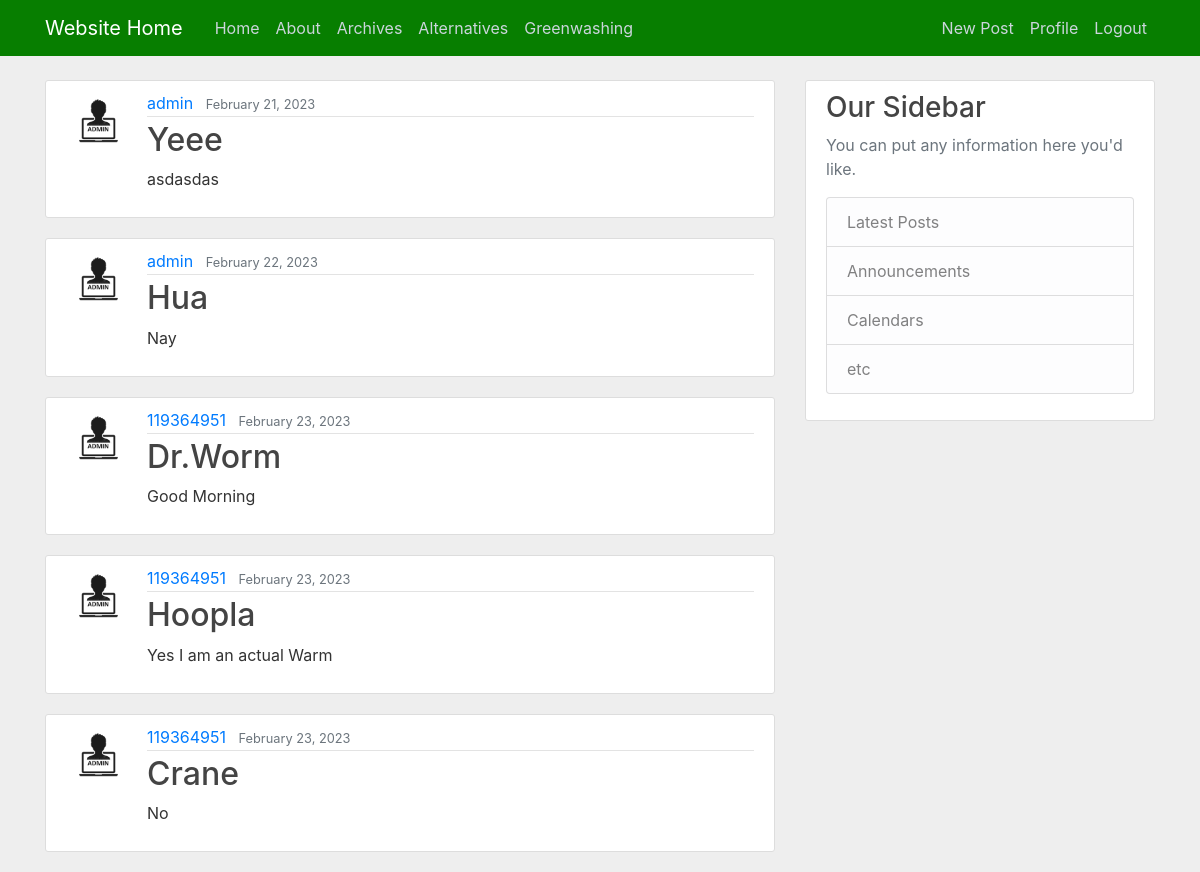
Page /greenwashing/ (signed in) on the committed database.
### website/models.py (models this page shows)
class GreenPosts(models.Model):
    title = models.CharField(max_length=100)
    content = models.TextField()
    date_posted = models.DateTimeField(default=timezone.now)
    author = models.ForeignKey(User, on_delete=models.CASCADE)

### users/models.py (models this page shows, shortened)
class Profile(models.Model):
    user = models.OneToOneField(User, on_delete=models.CASCADE)
    image = models.ImageField(default='default.jpg', upload_to='profile_pics')

### website/views.py (the view)
# urls.py: path('greenwashing/', GreenPostListView.as_view(), name='website-greenwashing'),
class GreenPostListView(ListView):
    model = GreenPosts
    template_name = 'website/greenwashing.html' #<app>/<model>_<viewtype>.html
    context_object_name = 'greenposts'
    ordering = ['date_posted']
    paginate_by = 5

### website/templates/website/greenwashing.html (shortened to what this page needs)
{% extends "website/base.html" %}
{% block content %}
    {% for greenposts in greenposts %}
    <article class="media content-section">
       <img class="rounded-circle article-img" src="{{ greenposts.author.profile.image.url }}">
    <div class="media-body">
        <div class="article-metadata">
        <a class="mr-2" href="{% url 'greenuser-posts' greenposts.author.username %}">{{ greenposts.author }}</a>
        <small class="text-muted">{{ greenposts.date_posted|date:"F d, Y" }}</small>
        </div>
        <h2><a class="article-title" href="{% url 'greenpost-detail' greenposts.id %}">{{ greenposts.title }}</a></h2>
        <p class="article-content">{{ greenposts.content }}</p>
    </div>
    </article>
    {% endfor %}
{% endblock content %}

### website/static/website/main.css (style rules this page uses)
body { background: #eeeeee; color: #333333; margin-top: 5rem; }
h1, h2, h3, h4, h5, h6 { color: #444444; }
.content-section { background: #ffffff; padding: 10px 20px; border: 1px solid #dddddd; border-radius: 3px; margin-bottom: 20px; }
.article-title { color: #444444; }
.article-content { white-space: pre-line; }
.article-img { height: 65px; width: 65px; margin-right: 16px; }
.article-metadata { padding-bottom: 1px; margin-bottom: 4px; border-bottom: 1px solid #e3e3e3 }

### rows in the picture
GreenPosts: author.profile.image (picture), author "admin", date_posted "February 21, 2023", title "Yeee", content "asdasdas"
GreenPosts: author.profile.image (picture), author "admin", date_posted "February 22, 2023", title "Hua", content "Nay"
GreenPosts: author.profile.image (picture), author "119364951", date_posted "February 23, 2023", title "Dr.Worm", content "Good Morning"
GreenPosts: author.profile.image (picture), author "119364951", date_posted "February 23, 2023", title "Hoopla", content "Yes I am an actual Warm"
GreenPosts: author.profile.image (picture), author "119364951", date_posted "February 23, 2023", title "Crane", content "No"
